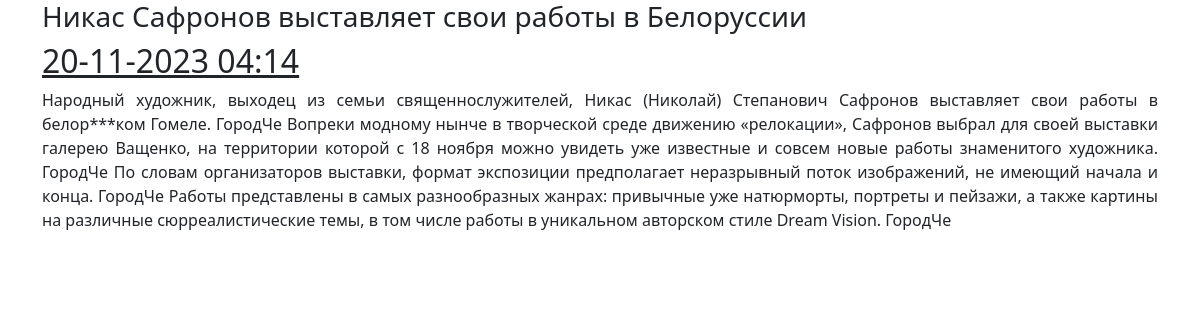
Screenshot of /news/1 with the database file from the repository.
### news/models.py (models this page shows, shortened)
class Post(models.Model):
    article = "AR"
    news = "NW"
    author = models.ForeignKey(Author,on_delete=models.CASCADE)
    post_type_choices = [(article, 'Статья'), (news, 'Новость')]
    post_type = models.CharField(max_length=2, choices=post_type_choices)
    created_at = models.DateTimeField(auto_now_add=True)
    categories = models.ManyToManyField(Category, through='PostCategory')
    title = models.CharField(max_length=255)
    text = models.TextField()
    rating = models.IntegerField(default=0)

### news/views.py (the view)
# urls.py: path('<int:pk>', PostView.as_view(), name='postView'),
class PostView(DetailView):
    model = Post
    template_name = 'post.html'
    context_object_name = 'postView'

### news/templatetags/my_filters.py (called while the page is built)
@register.filter(name='censor')
def censor(value):
    if isinstance(value, str):
        result = str(value)
        for key in censor_dict.keys():
            result = result.replace(key, censor_dict[key])
        return result
    else:
        raise ValueError(f'Нельзя фильтровать то, что отличается от {type(value)}')

### templates/flatpages/post.html (shortened to what this page needs)
{% extends 'default.html' %}
{% load my_filters %}
{% block content %}
<h3>{{ postView.title|censor }}</h3>
<h2><u>{{ postView.created_at|date:'d-m-Y H:i' }}</u></h2>
<p align="justify">{{ postView.text|censor }}</p>
{% endblock %}

### rows the page displays
Post: created_at "20-11-2023 04:14", text|censor "Народный художник, выходец из семьи священнослужителей, Никас (Николай) Степанович Сафронов выставляет свои работы в белор***ком Гомеле. ГородЧе Вопреки модному нынче в творческой среде движению «релокации», Сафронов выбрал для своей выставки галерею Ващенко, на территории которой с 18 ноября можно увидеть уже известные и совсем новые работы знаменитого художника. ГородЧе По словам организаторов выставки, формат экспозиции предполагает неразрывный поток изображений, не имеющий начала и конца. ГородЧе Работы представлены в самых разнообразных жанрах: привычные уже натюрморты, портреты и пейзажи, а также картины на различные сюрреалистические темы, в том числе работы в уникальном авторском…"
